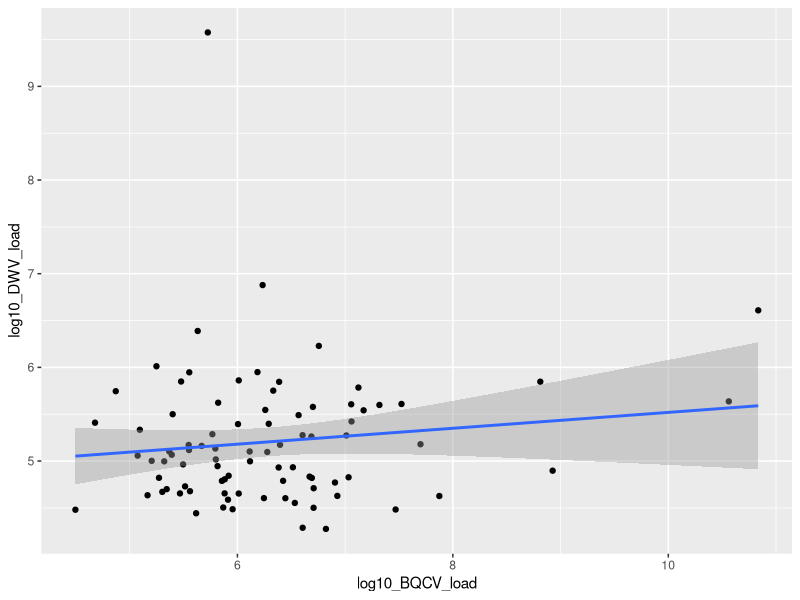
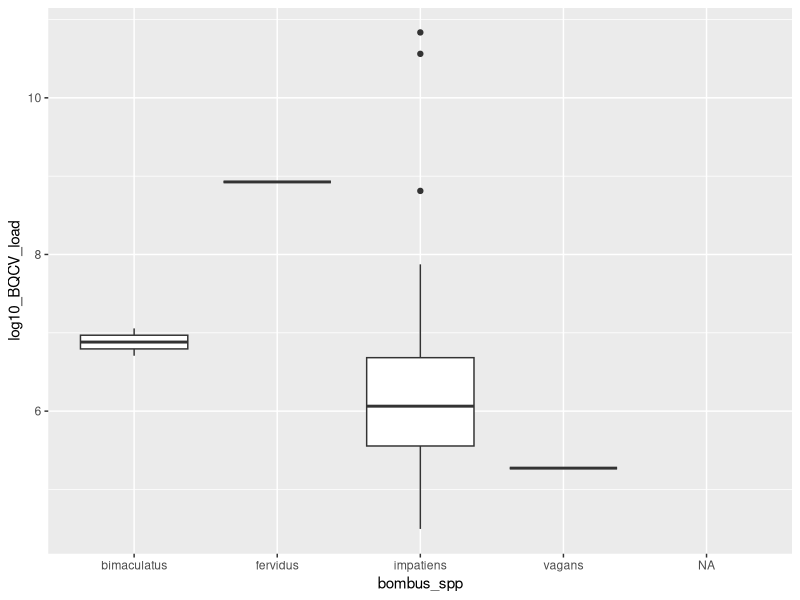
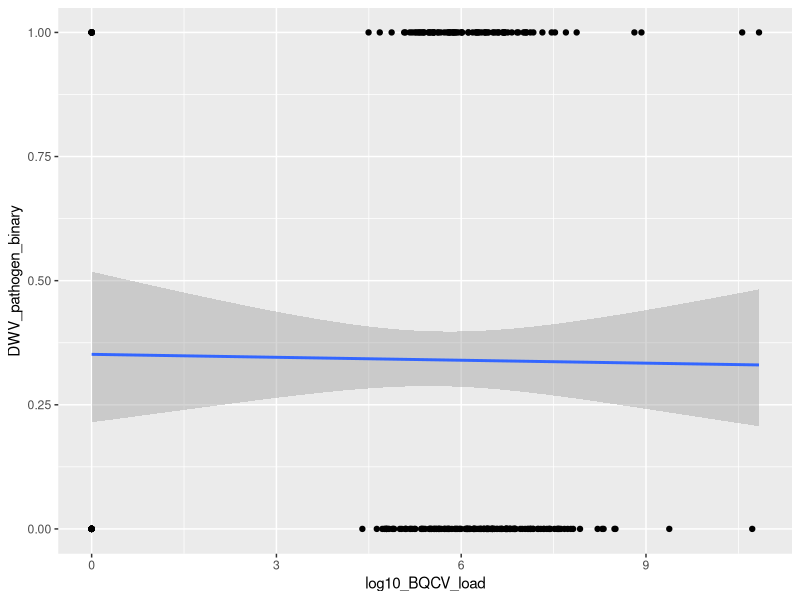
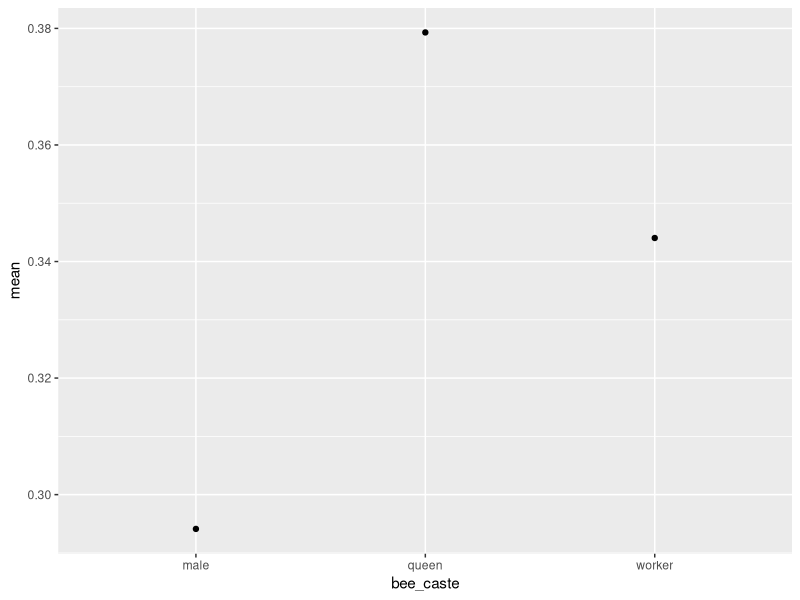
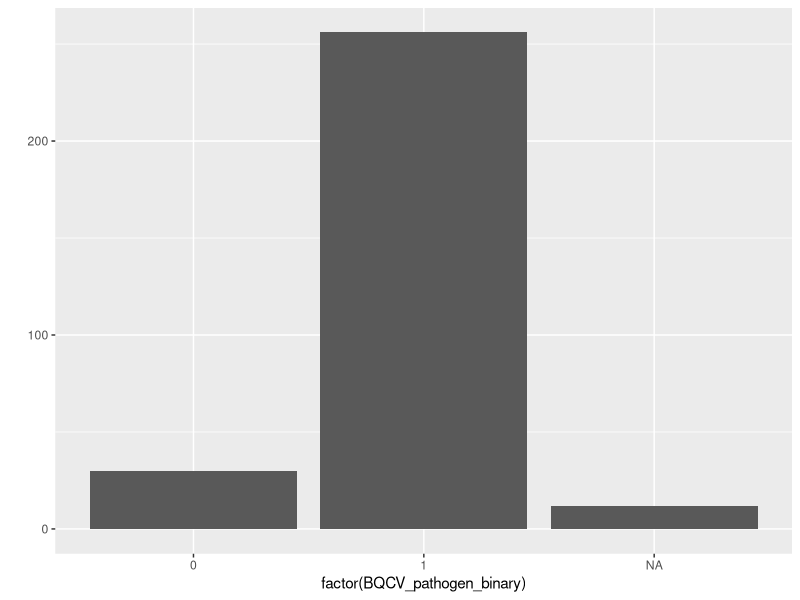
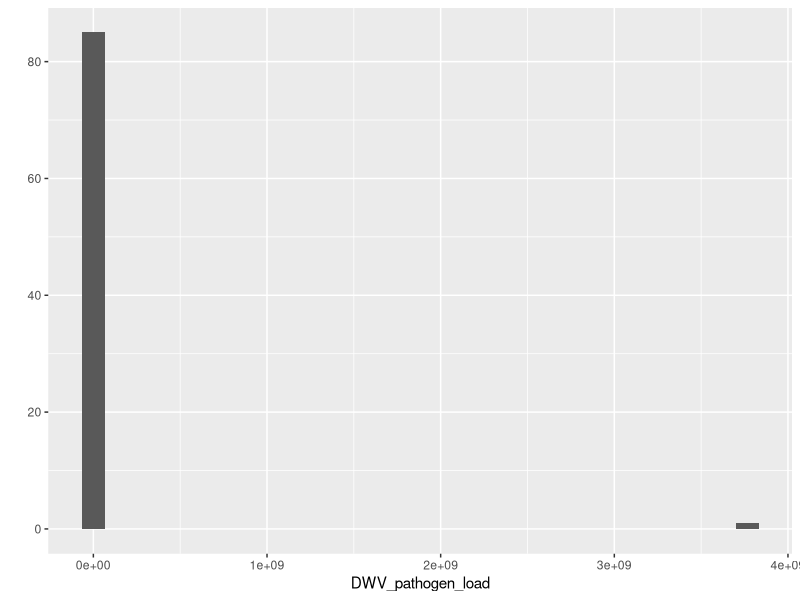
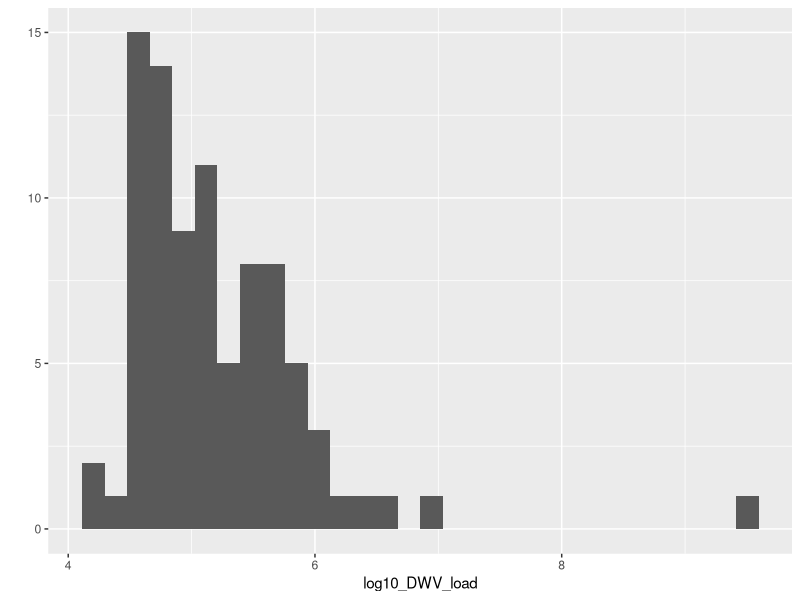
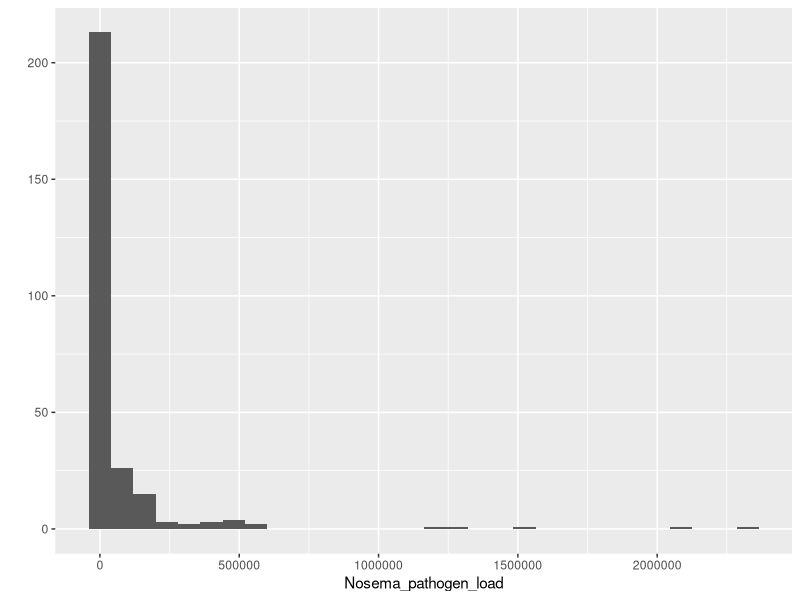

The R source for these figures, in order: (Note: this script raises an error after producing the figures.)
#GLMMs lecture
##################
# Sof Antelo
# Comp Bio 6100
# 4/14/2026
##################
#PART 1: Overview
#Using Bumble Bee Disease Seasonal Variation dataset and is organized into five core topics:

#Model structure for the four main y ~ x data-type combinations
#Testing for significance
#Distributions and log-transformation
#Random effects and nesting
#Interaction effects
#The response variable should usually drive the choice of model family. In this dataset we can use:

#BQCV, DWV and Nosema prevalence as a binary response
#BQCV, DWV and Nosema load as a continuous response,
# Bee Species, Host Plant, and Bee Cast as categorical predictors
#and Sampling Event as a time-like predictor.
#Site Code as random effects
##############################################################################################################

#PART 2: setup
# load packages
library(tidyverse)
library(lubridate)
library(lme4)
library(car)

#import data 
bee_dat <- read_csv("data/Burnham_field_data_pathogens_wide.csv")

bee_dat <- bee_dat %>%
  mutate(
    sampling_date = mdy(sampling_date),
    site_code = factor(site_code),
    field_id = factor(field_id),
    bee_caste = factor(bee_caste),
    bombus_spp = factor(bombus_spp),
    host_plant = factor(host_plant),
    sampling_event = factor(sampling_event),
    sampling_event_num = as.numeric(as.character(sampling_event)),
    log10_BQCV_load = log10(BQCV_pathogen_load + 1),
    log10_DWV_load = log10(DWV_pathogen_load + 1),
    log10_Nosema_load = log10(Nosema_pathogen_load + 1)
  )

glimpse(bee_dat)

#PART 3:Model structure for the four main variable type combinations
  #3.1:Continuous y ~ Continuous x
# filter for only pos:
df_filtered <- bee_dat[bee_dat$log10_DWV_load > 0 & bee_dat$log10_BQCV_load > 0, ]

qplot(
  x = log10_BQCV_load,
  y = log10_DWV_load,
  data = df_filtered) +
geom_smooth(method = "lm", se = TRUE)
m_cont_cont <- lm(log10_DWV_load ~ log10_BQCV_load, data = df_filtered)
Anova(m_cont_cont)

  #3.2:Continuous y ~ Categorical x
qplot(
  x = bombus_spp,
  y = log10_BQCV_load,
  data = df_filtered,
  geom = "boxplot")
m_cont_cat <- lm(log10_BQCV_load ~ bombus_spp, data = df_filtered)
Anova(m_cont_cat)

  #3.3:Categorical y ~ Continuous x
qplot(
  x = log10_BQCV_load,
  y = DWV_pathogen_binary,
  data = bee_dat) +
  geom_smooth(
    method = "glm",
    method.args = list(family = "binomial"))
m_cat_cont <- glm(
  DWV_pathogen_binary ~ log10_BQCV_load,
  data = bee_dat,
  family = binomial(link="logit")
)
Anova(m_cat_cont)

  #3.4:Categorical y ~ Categorical x
# summarize
sm <- bee_dat %>% 
  group_by(bee_caste) %>%
  dplyr::summarise(
    mean = mean(DWV_pathogen_binary, na.rm=T), 
  ) 

qplot(
  x = bee_caste,
  y = mean,
  data = sm
)
m_cat_cat <- glm(
  DWV_pathogen_binary ~ bee_caste,
  data = bee_dat,
  family = binomial(link="logit")
)
summary(m_cat_cat)

#PART4:Testing for significance
  #4.1 Let’s Create a couple of new models and test for significance:
# a model using a binomial dist.
bin_mod <- glm(data = bee_dat, DWV_pathogen_binary ~ bombus_spp * sampling_event + host_plant, family = binomial(link="logit"))

# a gaussian model:
gaus_mod <- lm(data = bee_dat, log10_Nosema_load ~ sampling_event * host_plant)

  #4.2 Coefficient tests from the model summary
summary(bin_mod)
summary(gaus_mod)

  #4.3 Type II or Type III tests with car
Anova(bin_mod, type = 2)
Anova(gaus_mod, type = 2)

  #4.5 Likelihood ratio test: full vs null model
m_dwv_null <- lm(data = df_filtered, log10_DWV_load ~ 1)
m_dwv_full <- lm(data = df_filtered, log10_DWV_load ~ sampling_event + host_plant)

  #4.5 Likelihood ratio test: full vs reduced model
m_dwv_reduced <- lm(data = df_filtered, log10_DWV_load ~ sampling_event)

anova(m_dwv_reduced, m_dwv_full, test = "LRT")

  #4.6 Term deletion with drop1()
drop1(m_dwv_full, test = "Chisq")

#PART 5: Distributions and log transformation
  #5.1 First, look at the response distributions
    #5.1.1 Binary response: BQCV presence
qplot(
  x = factor(BQCV_pathogen_binary),
  data = bee_dat,
  geom = "bar")

    #5.1.2 Continuous raw response: DWV load
qplot(
  x = DWV_pathogen_load,
  data = df_filtered,
  geom = "histogram",
  bins = 30)

    #5.1.3 Log-transformed continuous response: DWV load
qplot(
  x = log10_DWV_load,
  data = df_filtered,
  geom = "histogram",
  bins = 30)

    #5.1.4 Continuous raw response: Nosema load
qplot(
  x = Nosema_pathogen_load,
  data = bee_dat,
  geom = "histogram",
  bins = 30)

  #5.2 Distribution guide
    #Use Gaussian models for continuous responses that are roughly symmetric, often after transformation.
    #Use binomial models for 0/1 responses such as pathogen presence.
    #Use Gamma models for positive continuous responses when you want to model the raw scale directly.
    #Use Poisson or negative binomial for count responses, which are not the main response type in this dataset.

  #5.3 Why log-transform?
    # A log transform is useful when:
    #   the response is continuous and positive,
    #   the raw data are strongly right-skewed,
    #   variance increases with the mean,
    #   and interpretation on a multiplicative scale makes sense.
m_dwv_log <- lm(log10_DWV_load ~ sampling_event + bee_caste, data = bee_dat)
summary(m_dwv_log)

#PART 6: Random effects and nesting
# GLMMs extend GLMs by adding random effects, which account for grouped or non-independent observations.

# In field biology, non-independence often arises because samples are collected within the same site, field, or other grouping level.
  
  #6.1 Why random effects?
  # Use random effects when:
   # observations are clustered,
   # you expect groups to differ in baseline response,
   # and the group levels are better treated as a sample from a broader population rather than as fixed categories of direct interest.

  #6.2 Random intercept example

#binomial GLMM for BQCV presence with a random intercept for site.
g_bqcv_site <- lmer(
  log10_BQCV_load ~ bombus_spp + sampling_event + (1 | site_code),
  data = df_filtered)

Anova(g_bqcv_site)

  #6.3 Nested random effects
#If fields are nested within sites, we can write that as field_id within site_code.
g_bqcv_site <- lmer(
  log10_BQCV_load ~ bombus_spp + (1 | site_code/sampling_event),
  data = df_filtered)

Anova(g_bqcv_site)

  #6.4 Gamma mixed model example
#We can also use a mixed model for a different response error dist.
# make pos only nosema
nosPos <- bee_dat[bee_dat$Nosema_pathogen_load > 0,]

# gamma
nos_gamma <- glmer(
  Nosema_pathogen_load ~ site_code + bombus_spp + (1 | sampling_event),
  data = nosPos, family = Gamma)
Anova(nos_gamma)
# log
nos_log <- lmer(
  log10_Nosema_load ~ site_code + bombus_spp + (1 | sampling_event),
  data = nosPos)
Anova(nos_log)

#PART 7: Interactions
# Interactions ask whether the effect of one predictor depends on the level of another predictor.
# Because sampling_event is time-like, it is a useful interaction term in this dataset.

  #7.1 Example 1: interaction in a Gaussian model
#Does the change in DWV load across sampling event differ by caste?
qplot(
  x = sampling_event_num,
  y = log10_DWV_load,
  color = bee_caste,
  data = bee_dat)
m_dwv_interaction <- lmer(log10_DWV_load ~ sampling_event * bee_caste + (1 | site_code), data = bee_dat)
summary(m_dwv_interaction)
Anova(m_dwv_interaction, type = 2)

  #7.2 Example 2: interaction in a binomial model
#Does the probability of BQCV infection across sampling event differ by caste?
m_bqcv_interaction <- glm(
  BQCV_pathogen_binary ~ sampling_event * log10_DWV_load,
  data = bee_dat,
  family = binomial(link="logit")
)
summary(m_bqcv_interaction)
#Can also compare the interaction model to the additive model:
Anova(m_bqcv_interaction, type = 2)
m_bqcv_additive <- glm(
  BQCV_pathogen_binary ~ sampling_event + log10_DWV_load,
  data = bee_dat,
  family = binomial(link="logit")
)

summary(m_bqcv_additive) # higher aic
Anova(m_bqcv_additive, type = 2)
anova(m_bqcv_additive, m_bqcv_interaction, test = "Chisq")

# Summary 
#Start by identifying whether the response is continuous or categorical.
# Use the y ~ x matrix to choose a basic model structure.
# Inspect the distribution of the response before choosing a family.
# Use log transformation for right-skewed continuous responses when appropriate.
# Use interactions when the effect of one predictor may depend on another.
# Use random effects when observations are grouped or nested.
# Test significance using several complementary tools: summary(), car::Anova(), likelihood ratio tests, and reduced-model comparisons.
